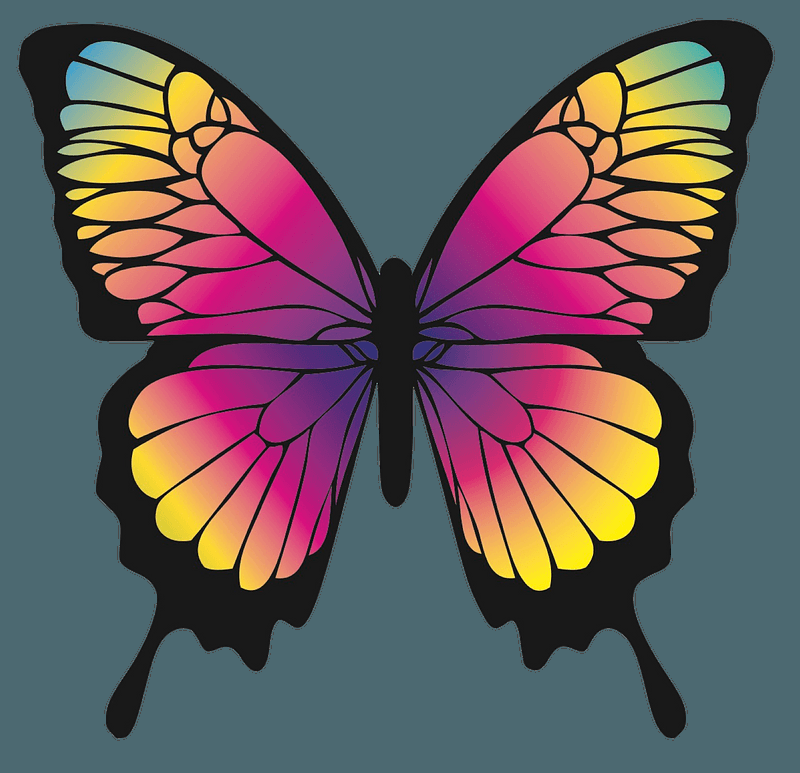
#> input picture butterfly1.png, 800 x 773 px, found by its file name
$ jupyter execute Image_to_sketch_convertor.ipynb   (shell and % lines are left out)
#> lines starting #> are read from the running program, lines starting #| are printed output that depends on the picture; after the words box and inside, x2 and y2 are one past the last pixel; in counts of white or black regions, pixels touching at a corner belong together
[cell 1]
import matplotlib.pyplot as plt
import cv2
import numpy as np
plt.rcParams['figure.figsize'] = (12, 6)

[cell 2]
# load the image
img = cv2.imread('/content/butterfly1.png')
#> img is the input picture: shape (773, 800, 3); mean B, G, R 93.5, 90.1, 101.7
img = cv2.cvtColor(img, cv2.COLOR_BGR2RGB)

plt.axis("off")
plt.imshow(img)

[cell 3]
image = cv2.imread("butterfly1.png")
gray_image = cv2.cvtColor(image, cv2.COLOR_BGR2GRAY)

plt.axis("off")
plt.imshow(gray_image)

[cell 4]
inverted_image = 500 - gray_image
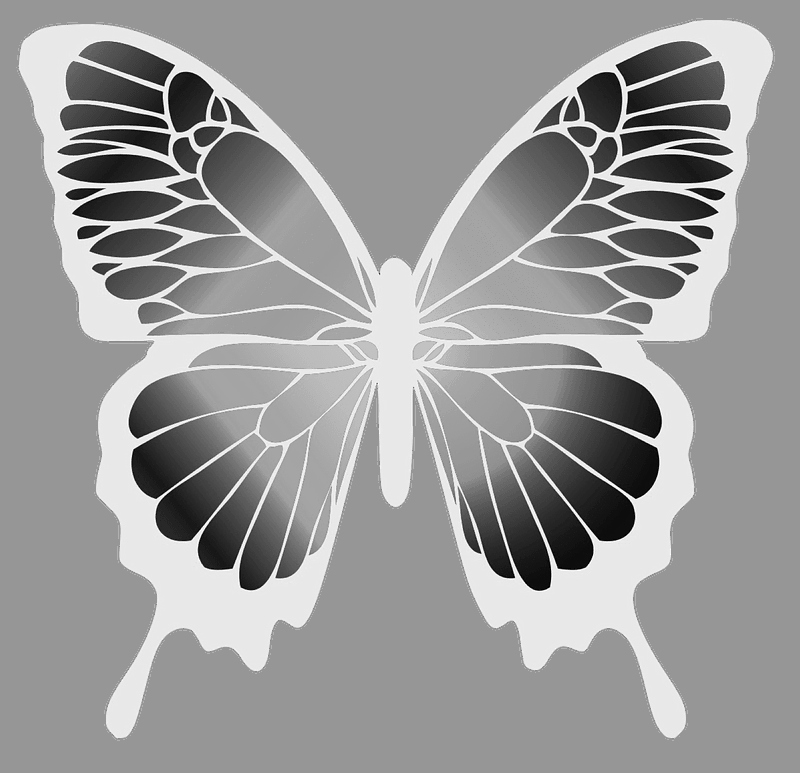
#> inverted_image: shape (773, 800) uint16; min 270, max 495, mean 406.2; drawn with min black and max white
plt.imshow(inverted_image)

[cell 5]
# edge mask generation
line_size = 7
blur_value = 7

gray_img = cv2.cvtColor(img, cv2.COLOR_RGB2GRAY)
gray_blur = cv2.medianBlur(gray_img, blur_value)
edges = cv2.adaptiveThreshold(gray_blur, 255, cv2.ADAPTIVE_THRESH_MEAN_C, cv2.THRESH_BINARY, line_size, blur_value)
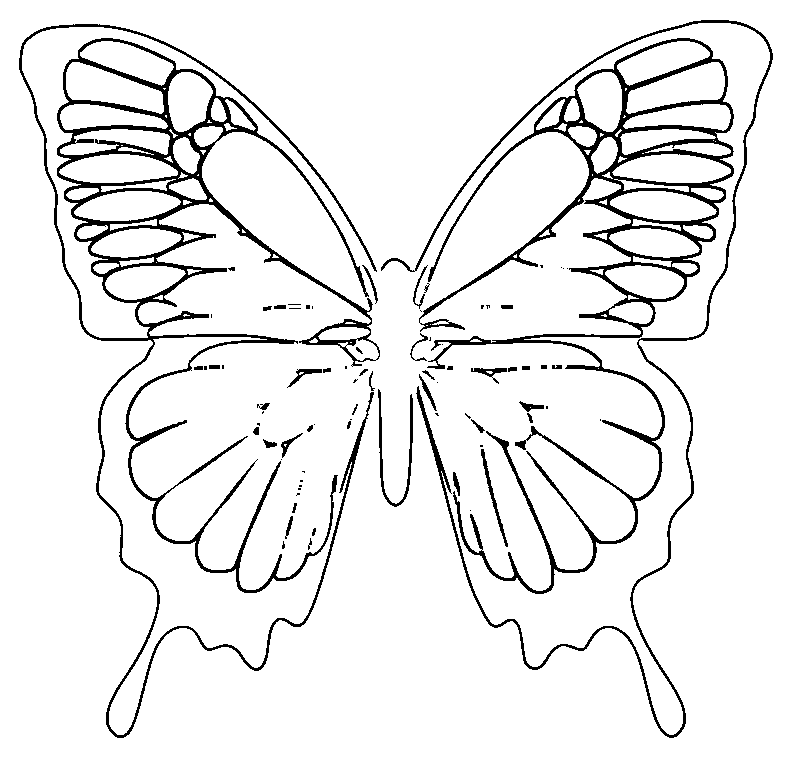
#> edges: shape (773, 800); 92.6% white; 79 black regions (36 under 20 px), largest, box (x1, y1, x2, y2) and area: (19, 24, 380, 738) 20763, (419, 38, 734, 594) 16110, (381, 20, 773, 738) 5297


plt.axis("off")
plt.imshow(edges, cmap='RdBu')

[cell 6]
plt.imshow(edges, cmap='PuOr')

[cell 7]
# Color quantization with KMeans clustering
from sklearn.cluster import KMeans

k = 7
data = img.reshape(-1, 3)

kmeans = KMeans(n_clusters=k, random_state=42).fit(data)
img_reduced = kmeans.cluster_centers_[kmeans.labels_]
img_reduced = img_reduced.reshape(img.shape)

[cell 8]
plt.imshow(edges, cmap='gray')

[cell 9]
img_reduced = img_reduced.astype(np.uint8)

plt.axis("off")
plt.imshow(img_reduced)

[cell 10]
# Bilateral Filter

blurred = cv2.bilateralFilter(img_reduced, d=7, sigmaColor=200,sigmaSpace=200)
cartoon = cv2.bitwise_and(blurred, blurred, mask=edges)
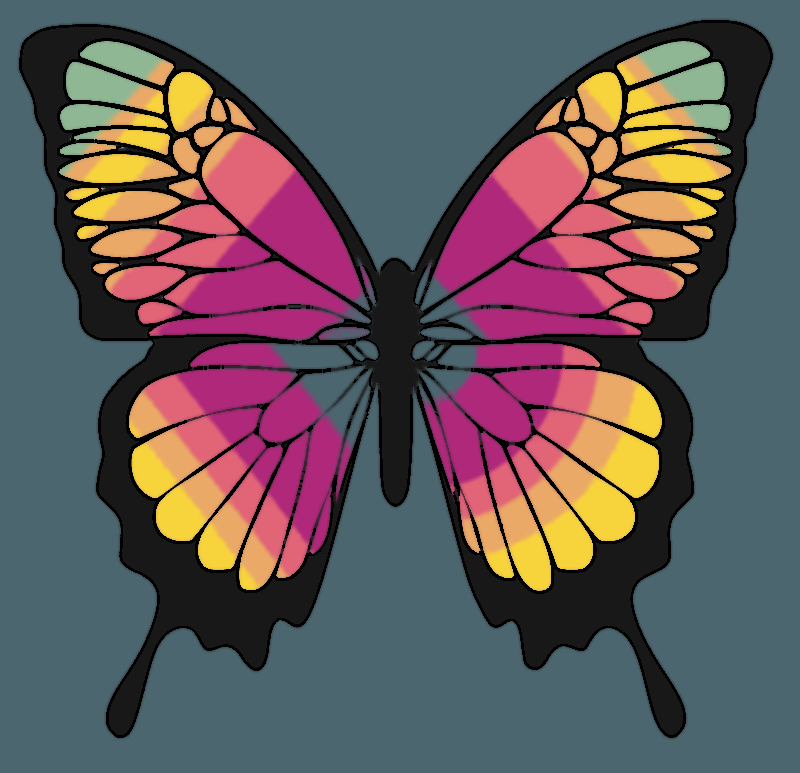
#> cartoon: shape (773, 800, 3); mean R, G, B 98.2, 86.8, 90.3

[cell 11]
plt.subplot(1, 2, 1)
plt.axis("off")
plt.imshow(img)

plt.subplot(1, 2, 2)
plt.axis("off")
plt.imshow(cartoon)

[cell 12]
# export cartoon to a jpg file
cartoon_ = cv2.cvtColor(cartoon, cv2.COLOR_RGB2BGR)
cv2.imwrite('cartoon.png', cartoon_)
#> Out = True

[cell 13]
gray_img = cv2.cvtColor(cartoon, cv2.COLOR_BGR2GRAY)
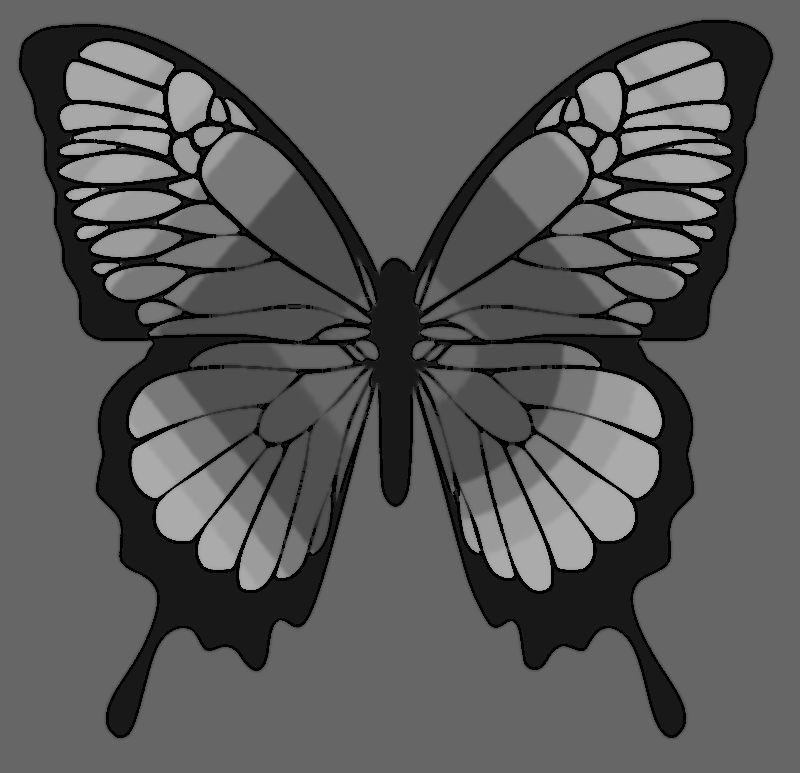
#> gray_img: shape (773, 800); min 0, max 171, mean 89.2
plt.imshow(gray_img)

[cell 14]
figure_size = 9
new_image = cv2.blur(cartoon,(figure_size, figure_size))
plt.figure(figsize=(11,6))
plt.imshow(new_image)

[cell 15]
def bright(img, beta_value ):
#> called with beta_value = -60
    img_bright = cv2.convertScaleAbs(img, beta=beta_value)
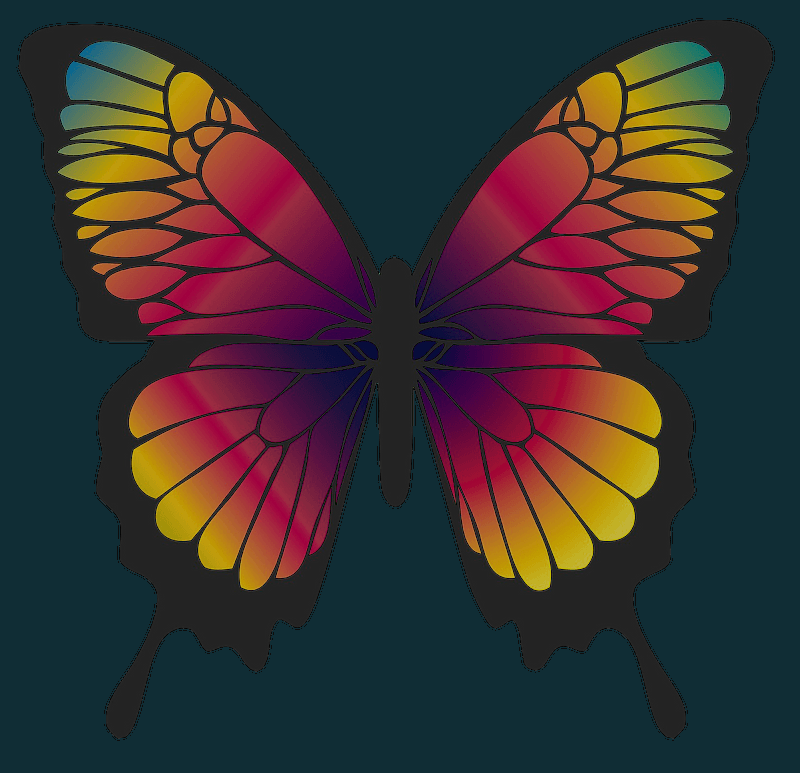
#> img_bright: shape (773, 800, 3); mean R, G, B 56.2, 48.9, 48.8
    return img_bright
a3 = bright(img, -60)
plt.imshow( a3)

[cell 16]
def sepia(img):
    img_sepia = np.array(img, dtype=np.float64) # converting to float to prevent loss
    img_sepia = cv2.transform(img_sepia, np.matrix([[0.272, 0.534, 0.131],
                                    [0.349, 0.686, 0.168],
                                    [0.393, 0.769, 0.189]])) # multipying image with special sepia matrix
    img_sepia[np.where(img_sepia > 255)] = 255 # normalizing values greater than 255 to 255
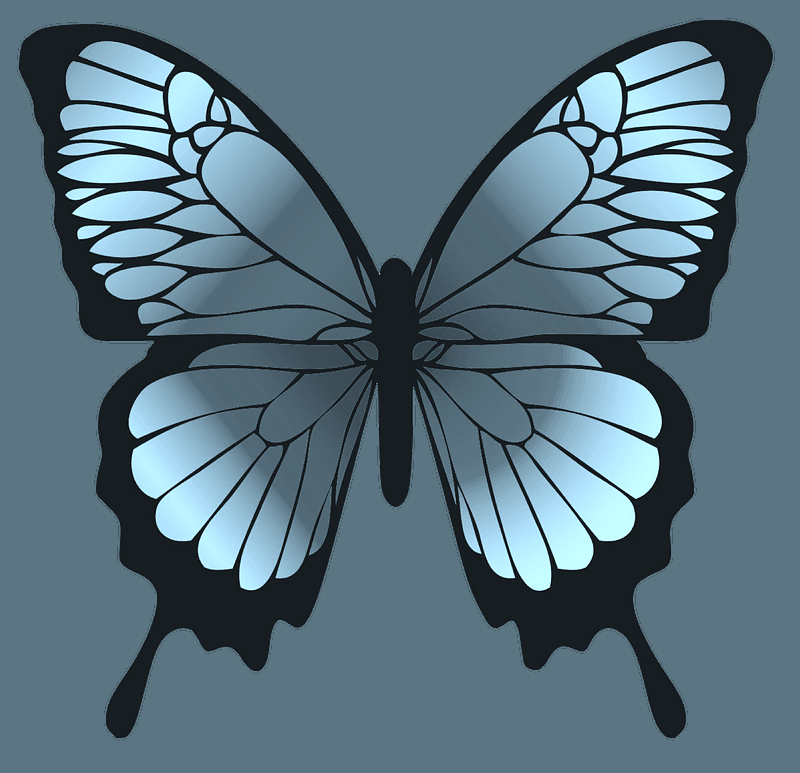
#> img_sepia: shape (773, 800, 3) float64; mean R, G, B 88, 113, 126.1
    img_sepia = np.array(img_sepia, dtype=np.uint8)
    return img_sepia
a2 = sepia(img)
plt.imshow(a2)

[cell 17]
def pencil_sketch_col(img):
    #inbuilt function to create sketch effect in colour and greyscale
    sk_gray, sk_color = cv2.pencilSketch(img, sigma_s=60, sigma_r=0.07, shade_factor=0.1)
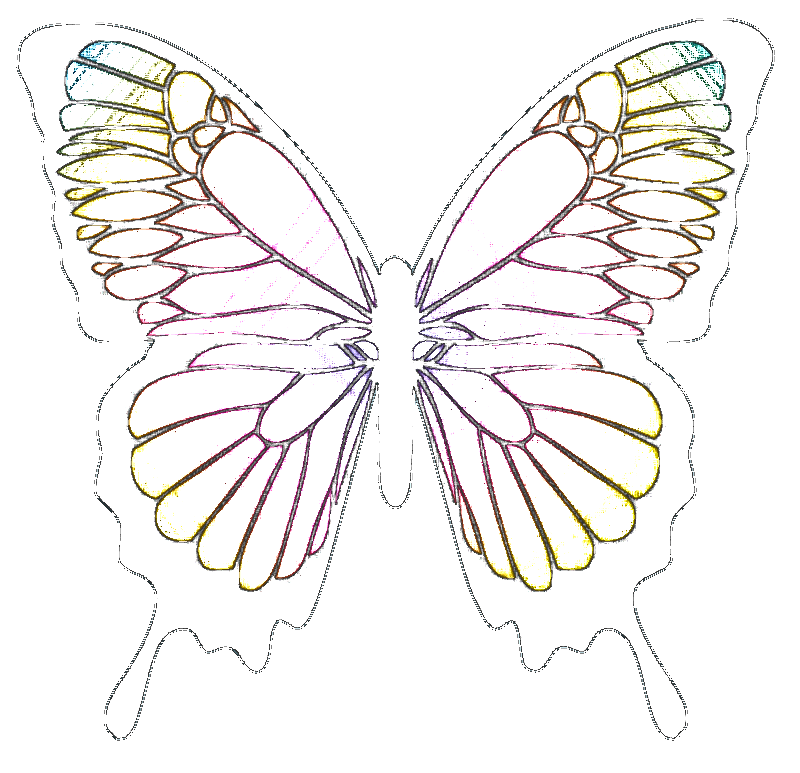
#> sk_color: shape (773, 800, 3); mean R, G, B 242.3, 240.1, 239
    return  sk_color
a6 = pencil_sketch_col(img)
plt.imshow(a6)

[cell 18]
histr1 = cv2.calcHist([cartoon],[0],None,[256],[0,256])
#> histr1 = 256 values, max 301766 at index 76, min 0 at index 1, mean 2415.6
histr = cv2.calcHist([img],[0],None,[256],[0,256])
#> histr = 256 values, max 305478 at index 76, min 0 at index 0, mean 2415.6
plt.subplot(1, 2, 1)
plt.title('butterfly')
plt.plot(histr)
plt.subplot(1, 2, 2)
plt.title('cartoon')
plt.plot(histr1)
plt.show()
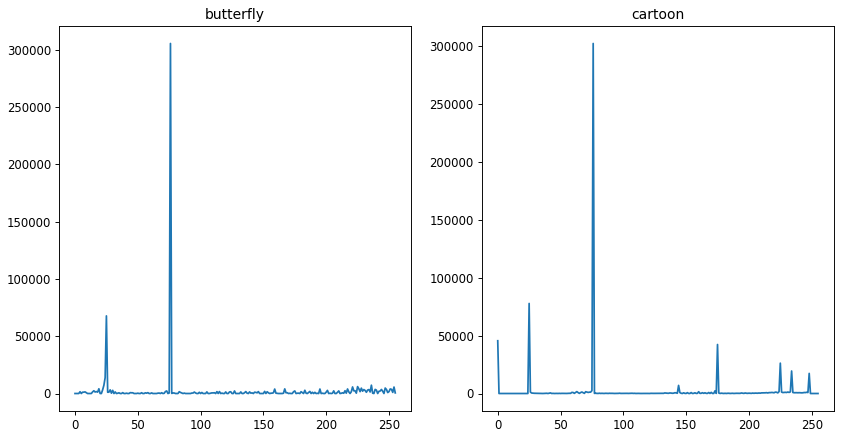
#> figure drawn by matplotlib, 2 panels; panel 1: curve peaks at x = 76, y = 305478; panel 2: curve peaks at x = 76, y = 301766
